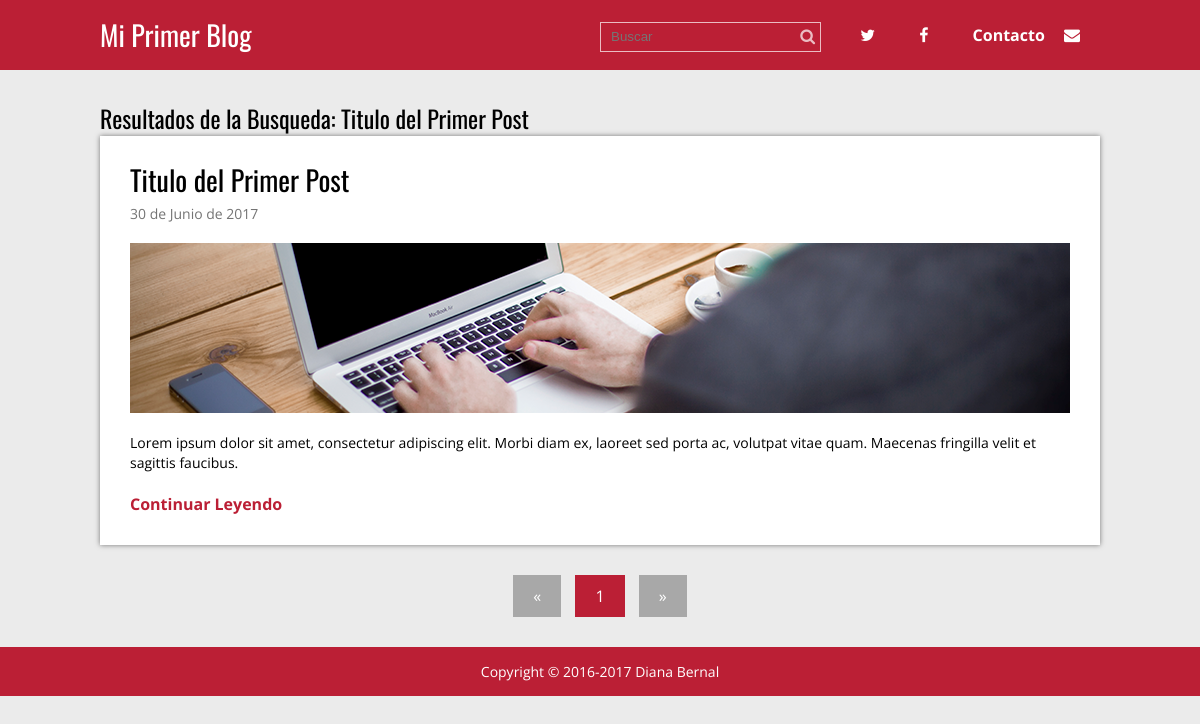
The page /buscar.php?busqueda=Titulo del Primer Post on the database its author committed.
### tables this page shows
CREATE TABLE `articulos` (
  `id` int(11) NOT NULL,
  `titulo` varchar(200) NOT NULL,
  `fragmento` varchar(200) NOT NULL,
  `fecha` timestamp NOT NULL DEFAULT CURRENT_TIMESTAMP,
  `texto` text NOT NULL,
  `thumb` varchar(100) NOT NULL
);

### buscar.php (called while the page is built, shortened)
<?php
	require 'Admin/config.php';
	require 'functions.php';
	$conexion = conexion($bdConfig);
	if ($_SERVER['REQUEST_METHOD'] == 'GET' && !empty($_GET['busqueda'])) {
		$busqueda = limpiarDatos($_GET['busqueda']);
		$statement = $conexion->prepare("SELECT * FROM articulos WHERE titulo LIKE :busqueda OR texto LIKE :busqueda");
		$statement->execute(array(':busqueda' => "%$busqueda%"));
		$resultados = $statement->fetchAll();
		if (empty($resultados)) {
			$titulo = "No se encontraron articulos con el resultado: " . $busqueda;
		} else {
			$titulo = "Resultados de la Busqueda: " . $busqueda;
		}
	} else{
		header('Location: '. RUTA . '/index.php');
	}
	require 'Views/buscar.view.php';
?>

### functions.php (called while the page is built, shortened)
<?php
	function limpiarDatos($datos){
		$datos = trim($datos);
		$datos = stripslashes($datos);
		$datos = htmlspecialchars($datos);
		return $datos;
	}
	function fecha($fecha){
		$timeStamp = strtotime($fecha);
		$meses = ['Enero','Febrero','Marzo','Abril','Mayo','Junio','Julio','Agosto','Septiembre','Octubre','Noviembre','Diciembre'];
		$dia = date('d',$timeStamp);
		$mes = date('m',$timeStamp) - 1;
		$year = date('Y',$timeStamp);
		$fecha = "$dia de " . $meses[$mes] . ' de ' . $year;
		return $fecha;
	}
?>

### Views/buscar.view.php (the view)
<?php require 'header.php'; ?>
	<div class="contenedor">
		<h2> <?php echo $titulo;  ?> </h2>
		<?php foreach ($resultados as $post): ?>
			<div class="post">
				<article>
					<h2 class="titulo"><a href="single.php?id=<?php echo $post['id']; ?>"> <?php echo $post['titulo']; ?> </a></h2>
					<p class="fecha"> <?php echo fecha($post['fecha']); ?> </p>
					<div class="thumb">
						<a href="single.php?id=<?php echo $post['id']; ?>">
							<img src="<?php echo RUTA ;?>/Imagenes/<?php echo $post['thumb']; ?>" alt="">
						</a>
					</div>
					<p class="extracto"> <?php echo $post['fragmento']; ?></p>
					<a href="single.php?id=<?php echo $post['id']; ?>" class="continuar">Continuar Leyendo</a>
				</article>
			</div>
		<?php endforeach ?>
		<?php require 'paginacion.php'; ?>
	</div>
	<?php require 'footer.php'; ?>
</body>
</html>

### CSS/estilos.css (style rules this page uses)
* { margin: 0; padding: 0; -webkit-box-sizing: border-box; -moz-box-sizing: border-box; box-sizing: border-box; }
body { font-size: 16px; font-family: 'Open Sans', sans-serif; background: #ebebeb; }
h1, h2, h3, h4, h5, h6 { font-family: "Oswald", Arial, Sans-serif; font-weight: normal; }
a { text-decoration: none; color:#BB1F35; }
.contenedor { max-width: 1000px; width: 90%; margin: auto; }
.post { width: 100%; background: #fff; box-shadow: 0px 0px 5px rgba(0,0,0, .5); margin-bottom: 30px; padding: 30px; }
.post article .titulo { font-family: "Oswald", Arial, Sans-serif; font-size: 28px; font-weight: normal; line-height: 28px; margin-bottom: 10px; }
.post article .titulo a { color:#000; }
.post article .fecha { color:#747474; font-size: 14px; margin-bottom: 20px; }
.post article .thumb { margin-bottom: 20px; }
.post article .thumb img { vertical-align: top; width: 100%; }
.post article .extracto { font-size: 14px; line-height: 20px; margin-bottom: 20px; }
.post article .continuar { color:#BB1F35; font-weight: bold; }

### rows shown on the page
articulos: titulo "Titulo del Primer Post", fecha "30 de Junio de 2017", thumb (picture), fragmento "Lorem ipsum dolor sit amet, consectetur adipiscing elit. Morbi diam ex, laoreet sed porta ac, volutpat vitae quam. Maecenas fringilla velit et sagittis faucibus."

### other values the page prints
$titulo "Resultados de la Busqueda: Titulo del Primer Post"
